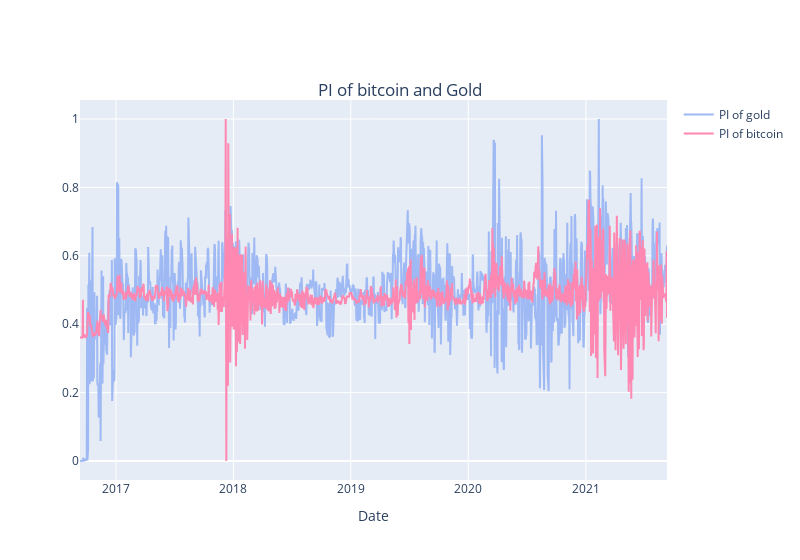

Notebook code cell kept with this figure:
### Code cell
fig=go.Figure()
fig.add_trace(go.Scatter(
    x=df.index,
    y=df['PIb'],
    mode='lines',
    name='PI of gold',
    marker=dict(color='rgb(158, 185, 243)')
))
fig.add_trace(go.Scatter(
    x=df.index,
    y=df['PIg'],
    mode='lines',
    name='PI of bitcoin',
    marker=dict(color='rgb(254, 136, 177)')
))
fig.update_layout(title={'text':'PI of bitcoin and Gold', 'x':0.5, 'y':0.85},xaxis_title='Date',width=800)
fig.show()

### Figure 1 — Plotly figure (JSON) as saved in the notebook; plotly's stock layout.template omitted (floating-point values rounded to 4 significant figures; data arrays with more than 128 entries replaced by an {"elided": "..."} marker saying what was removed)
{"data": [{"marker": {"color": "rgb(158, 185, 243)"}, "mode": "lines", "name": "PI of gold", "type": "scatter", "x": {"elided": "1826 str values"}, "y": {"elided": "1826 float values"}}, {"marker": {"color": "rgb(254, 136, 177)"}, "mode": "lines", "name": "PI of bitcoin", "type": "scatter", "x": {"elided": "1826 str values"}, "y": {"elided": "1826 float values"}}], "layout": {"title": {"text": "PI of bitcoin and Gold", "x": 0.5, "y": 0.85}, "width": 800, "xaxis": {"title": {"text": "Date"}}}}
